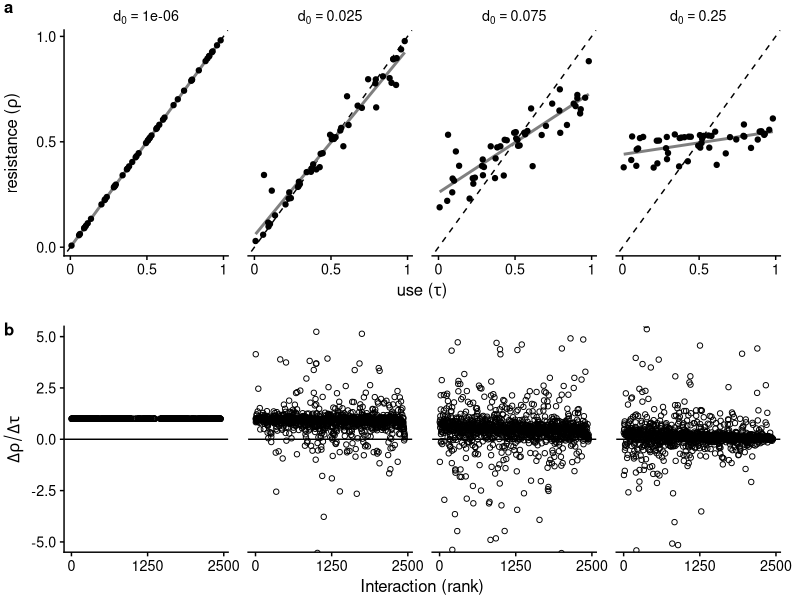

Reproduce this figure in R. (Note: this script raises an error after producing the figure.)
#!/usr/bin/env Rscript

library(tidyverse)
library(patchwork)
library(cowplot)
rlm <- MASS::rlm

set.seed(77845)

n <- 50
slope <- 1
grid_size <- 1

# Put points on a grid
unit_data <- tibble(
  id = 1:n,
  use = runif(n, 0, 1),
  x = runif(n, 0, grid_size),
  y = runif(n, 0, grid_size)
)

build_cross <- function(unit_data, d0) {
  # cross the raw unit data
  cross_data <- crossing(
    rename_all(unit_data, ~ str_c(., ".1")),
    rename_all(unit_data, ~ str_c(., ".2"))
  ) %>%
    mutate(
      dist = sqrt((x.1 - x.2) ** 2 + (y.1 - y.2) ** 2),
      weight = exp(-dist / d0),
      interaction_rank = rank(weight, ties.method = "first")
    )

  stopifnot(nrow(cross_data) == nrow(unit_data) ** 2)

  # use the crossed data to get the observed resistance in every unit
  unit_data <- cross_data %>%
    # get the resistance that every place would have, in a vacuum
    mutate(res0 = slope * use.2) %>%
    group_by(id.1) %>%
    # get actual resistance as weighted mean
    summarize(
      use = unique(use.1),
      res = weighted.mean(res0, weight)
    ) %>%
    select(id = id.1, use, res)

  # look at the observed data with respect to distance
  dist_data <- cross_data %>%
    select(id.1, id.2, dist, interaction_rank) %>%
    left_join(rename_all(unit_data, ~ str_c(., ".1")), by = "id.1") %>%
    left_join(rename_all(unit_data, ~ str_c(., ".2")), by = "id.2") %>%
    mutate(
      d_use = use.1 - use.2,
      d_res = res.1 - res.2,
      dr_du = d_res / d_use
    ) %>%
    filter(id.1 != id.2, d_use >= 0) %>%
    select(id.1, id.2, dr_du, dist, interaction_rank)

  list(
    unit_data = unit_data,
    dist_data = dist_data
  )
}

compare_deciles <- function(dist_data) {
  dist_data %>%
    mutate(decile = ntile(dist, 10)) %>%
    filter(decile %in% c(1, 10)) %>%
    group_by(decile) %>%
    summarize_at("dr_du", median) %>%
    with({ dr_du[decile == 1] / dr_du[decile == 10] })
}

d0s <- c(1e-6, 0.025, 0.075, 0.25)

results <- tibble(d0 = d0s) %>%
  mutate(
    data = map(d0, ~ build_cross(unit_data, .)),
    unit_data = map(data, ~ .$unit_data),
    dist_data = map(data, ~ .$dist_data),
    slope = map_dbl(unit_data, ~ coef(lm(res ~ use, data = .))["use"]),
    decile_ratio = map_dbl(dist_data, compare_deciles),
    cor_test = map(dist_data, ~ cor.test(.$dr_du, .$interaction_rank, method = "spearman")),
    cor = map_dbl(cor_test, ~ .$estimate)
  )

lim <- 5

unit_plot <- results %>%
  select(d0, unit_data) %>%
  mutate_at("d0", ~ fct_inorder(str_c("d[0] == ", .))) %>%
  unnest(cols = unit_data) %>%
  ggplot(aes(use, res)) +
  facet_wrap(vars(d0), nrow = 1, labeller = label_parsed) +
  geom_abline(slope = slope, linetype = 2, color = "black") +
  stat_smooth(method = "lm", color = "gray50", se = FALSE) +
  geom_point() +
  scale_x_continuous(
    name = expression("use (" * tau * ")"),
    breaks = c(0, 0.5, 1),
    labels = c("0", "0.5", "1")
  ) +
  scale_y_continuous(
    name = expression("resistance (" * rho * ")"),
    breaks = c(0, 0.5, 1)
  ) +
  theme_cowplot(font_size = 12) +
  theme(
    strip.background = element_blank(),
    plot.margin = margin(1, 5, 5, 1, "mm"),
    panel.spacing = unit(1, "lines")
  )

pair_plot <- results %>%
  select(d0, dist_data) %>%
  mutate_at("d0", ~ fct_inorder(str_c("d[0] == ", .))) %>%
  unnest(cols = dist_data) %>%
  ggplot(aes(interaction_rank, dr_du)) +
  facet_wrap(vars(d0), nrow = 1, labeller = label_parsed) +
  geom_point(shape = 1) +
  geom_hline(yintercept = 0, linetype = 1, color = "black") +
  stat_smooth(method = "rlm", color = "red", linetype = 2, se = FALSE) +
  coord_cartesian(ylim = c(-1, 1) * lim) +
  scale_x_continuous(
    name = "Interaction (rank)",
    breaks = c(0, n ** 2 / 2, n ** 2)
  ) +
  labs(y = expression(Delta * rho / Delta * tau)) +
  theme_cowplot(font_size = 12) +
  theme(
    strip.background = element_blank(),
    strip.text = element_blank(),
    plot.margin = margin(1, 5, 1, 1, "mm"),
    panel.spacing = unit(1, "lines")
  )

plot <- unit_plot / pair_plot +
 plot_annotation(
   tag_levels = "a",
   theme = theme(plot.margin = margin())
 )

ggsave(
  "fig/grid-sim-plot.pdf", plot,
  width = 190, height = 100, unit = "mm"
)

results %>%
  select(d0, slope, cor, decile_ratio) %>%
  write_tsv("results/grid-sim-results.tsv")
